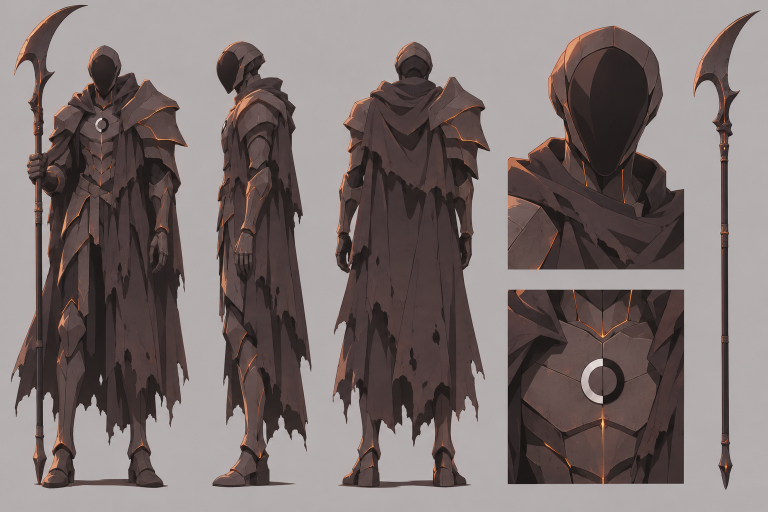
#> input picture assets/characters/boss_henchman_01/design/boss_henchman_01_sheet.png, 1536 x 1024 px (shown at 1/2 size)
$ python segment_parts.py ../../assets/characters/boss_henchman_01/design/boss_henchman_01_sheet.png ../../assets/characters/boss_henchman_01/design/boss_henchman_01_sheet.png ../../assets/characters/boss_henchman_01/design/boss_henchman_01_sheet.png 5 5
#> lines starting #> are read from the running program, lines starting #| are printed output that depends on the picture; after the words box and inside, x2 and y2 are one past the last pixel; in counts of white or black regions, pixels touching at a corner belong together
"""Tách các bộ phận trên sheet nền trắng thành vùng (bounding box), đánh số theo hàng."""
import json
import sys
from collections import deque

import numpy as np
from PIL import Image, ImageDraw, ImageFont

src, out_json, out_png = sys.argv[1], sys.argv[2], sys.argv[3]
img = Image.open(src).convert("RGB")
#> img is the input picture: PIL image 1536x1024 RGB; mean R, G, B 124.6, 113.6, 112.4
W, H = img.size
#> W = 1536; H = 1024
a = np.asarray(img).astype(int)
# Không phải nền trắng (JPEG có nhiễu nhẹ).
mask = (a.min(axis=2) < int(sys.argv[4]) if len(sys.argv) > 4 else 225)
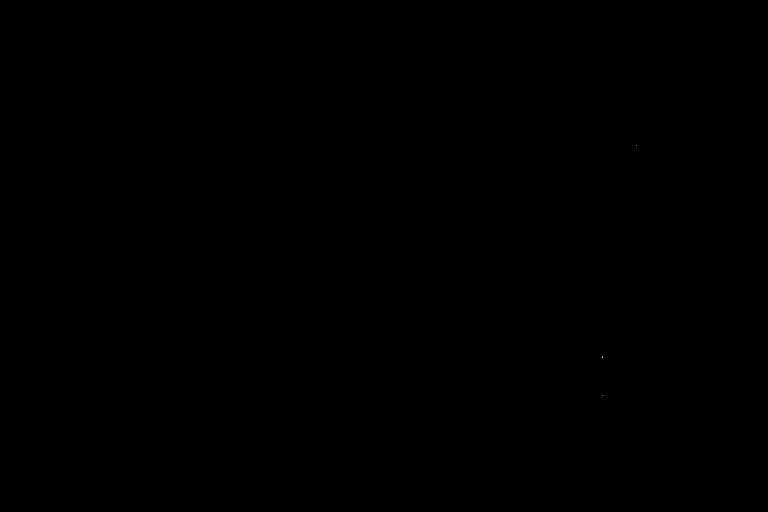
#> mask: shape (1024, 1536) bool (shown at 1/2 size); 0% white in thin lines or dots, all inside (x1, y1, x2, y2) = (1205, 291, 1274, 791)
S = 4
h2, w2 = H // S, W // S
#> h2 = 256; w2 = 384
small = mask[: h2 * S, : w2 * S].reshape(h2, S, w2, S).any(axis=(1, 3))
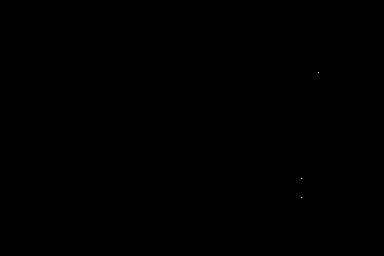
#> small: shape (256, 384) bool; 0% white in thin lines or dots, all inside (x1, y1, x2, y2) = (301, 72, 319, 198)
# Giãn 1 ô (4 px) để nối các mảnh rời của cùng bộ phận.
d = small.copy()
DIL = int(sys.argv[5]) if len(sys.argv) > 5 else 1
for dy in range(-DIL, DIL + 1):
    for dx in range(-DIL, DIL + 1):
        d |= np.roll(np.roll(small, dy, 0), dx, 1)
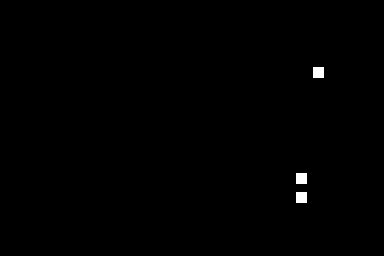
#> d: shape (256, 384) bool; 0.37% white; 3 white regions, box (x1, y1, x2, y2) and area: (313, 67, 324, 78) 121, (296, 173, 307, 184) 121, (296, 192, 307, 203) 121
lab = np.zeros_like(d, dtype=int)
boxes = []
n = 0
for y in range(h2):
    for x in range(w2):
        if d[y, x] and not lab[y, x]:
            n += 1
            q = deque([(y, x)])
            lab[y, x] = n
            y0 = y1 = y
            x0 = x1 = x
            cnt = 0
            while q:
                cy, cx = q.popleft()
                cnt += 1
                y0, y1, x0, x1 = min(y0, cy), max(y1, cy), min(x0, cx), max(x1, cx)
                for ny, nx in ((cy + 1, cx), (cy - 1, cx), (cy, cx + 1), (cy, cx - 1)):
                    if 0 <= ny < h2 and 0 <= nx < w2 and d[ny, nx] and not lab[ny, nx]:
                        lab[ny, nx] = n
                        q.append((ny, nx))
            if cnt >= 12:  # bỏ nhiễu
                boxes.append([x0 * S, y0 * S, (x1 + 1) * S, (y1 + 1) * S, cnt])
#> lab: shape (256, 384) int64; 4 distinct labels, from 0 to 3
#> after the loop, n = 3
# Sắp theo hàng: nhóm theo tâm y (dung sai 60 px), rồi theo x.
boxes.sort(key=lambda b: ((b[1] + b[3]) / 2, b[0]))
rows = []
for b in boxes:
    cy = (b[1] + b[3]) / 2
    if rows and abs(cy - rows[-1][0]) < 60:
        rows[-1][1].append(b)
    else:
        rows.append([cy, [b]])
ordered = []
for _, rb in rows:
    ordered += sorted(rb, key=lambda b: b[0])
parts = [{"id": i + 1, "x": b[0], "y": b[1], "w": b[2] - b[0], "h": b[3] - b[1]} for i, b in enumerate(ordered)]
json.dump({"width": W, "height": H, "parts": parts}, open(out_json, "w"), indent=1)
# Ảnh xem thử có khung + số.
prev = img.copy()
dr = ImageDraw.Draw(prev)
try:
    font = ImageFont.truetype("arialbd.ttf", 22)
except OSError:
    font = ImageFont.load_default()
for p in parts:
    dr.rectangle([p["x"], p["y"], p["x"] + p["w"], p["y"] + p["h"]], outline=(0, 120, 255), width=2)
    dr.rectangle([p["x"], p["y"], p["x"] + 30, p["y"] + 26], fill=(0, 120, 255))
    dr.text((p["x"] + 3, p["y"] + 1), str(p["id"]), fill="white", font=font)
prev.save(out_png)
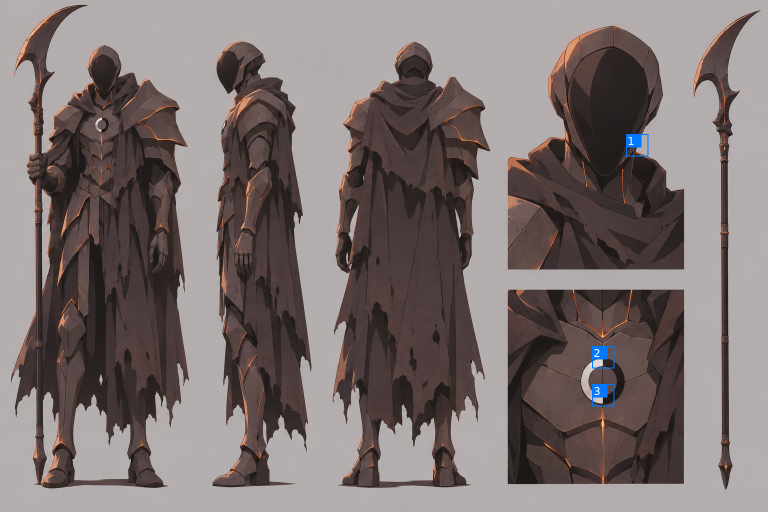
#> saved as boss_henchman_01_sheet.png: PIL image 1536x1024 RGB (shown at 1/2 size); mean R, G, B 124.5, 113.7, 112.8
print(len(parts), "parts", W, H)
#| 3 parts 1536 1024
